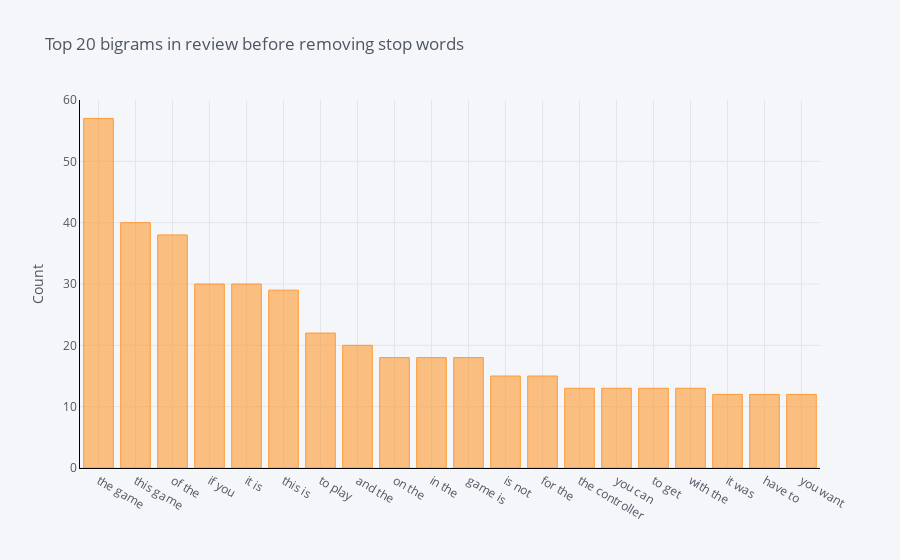

This figure's notebook cell:
### Code cell
#The distribution of top bigrams before removing stop words

def get_top_n_bigram(corpus, n=None):
    vec = CountVectorizer(ngram_range=(2, 2)).fit(corpus)
    bag_of_words = vec.transform(corpus)
    sum_words = bag_of_words.sum(axis=0) 
    words_freq = [(word, sum_words[0, idx]) for word, idx in vec.vocabulary_.items()]
    words_freq =sorted(words_freq, key = lambda x: x[1], reverse=True)
    return words_freq[:n]

common_words = get_top_n_bigram(Corpus['reviewText'], 20)
# for word, freq in common_words:
#     print(word, freq)
    
df3 = pd.DataFrame(common_words, columns = ['reviewText' , 'count'])
df3.groupby('reviewText').sum()['count'].sort_values(ascending=False).iplot(
    kind='bar', yTitle='Count', linecolor='black', title='Top 20 bigrams in review before removing stop words')

### Figure 1 — Plotly figure (JSON) as saved in the notebook; plotly's stock layout.template omitted (floating-point values rounded to 4 significant figures)
{"data": [{"marker": {"color": "rgba(255, 153, 51, 0.6)", "line": {"color": "rgba(255, 153, 51, 1.0)", "width": 1}}, "name": "count", "orientation": "v", "text": "", "type": "bar", "x": ["the game", "this game", "of the", "if you", "it is", "this is", "to play", "and the", "on the", "in the", "game is", "is not", "for the", "the controller", "you can", "to get", "with the", "it was", "have to", "you want"], "y": [57, 40, 38, 30, 30, 29, 22, 20, 18, 18, 18, 15, 15, 13, 13, 13, 13, 12, 12, 12]}], "layout": {"legend": {"bgcolor": "#F5F6F9", "font": {"color": "#4D5663"}}, "paper_bgcolor": "#F5F6F9", "plot_bgcolor": "#F5F6F9", "title": {"font": {"color": "#4D5663"}, "text": "Top 20 bigrams in review before removing stop words"}, "xaxis": {"gridcolor": "#E1E5ED", "linecolor": "black", "showgrid": true, "tickfont": {"color": "#4D5663"}, "title": {"font": {"color": "#4D5663"}, "text": ""}, "zerolinecolor": "#E1E5ED"}, "yaxis": {"gridcolor": "#E1E5ED", "linecolor": "black", "showgrid": true, "tickfont": {"color": "#4D5663"}, "title": {"font": {"color": "#4D5663"}, "text": "Count"}, "zerolinecolor": "#E1E5ED"}}}
